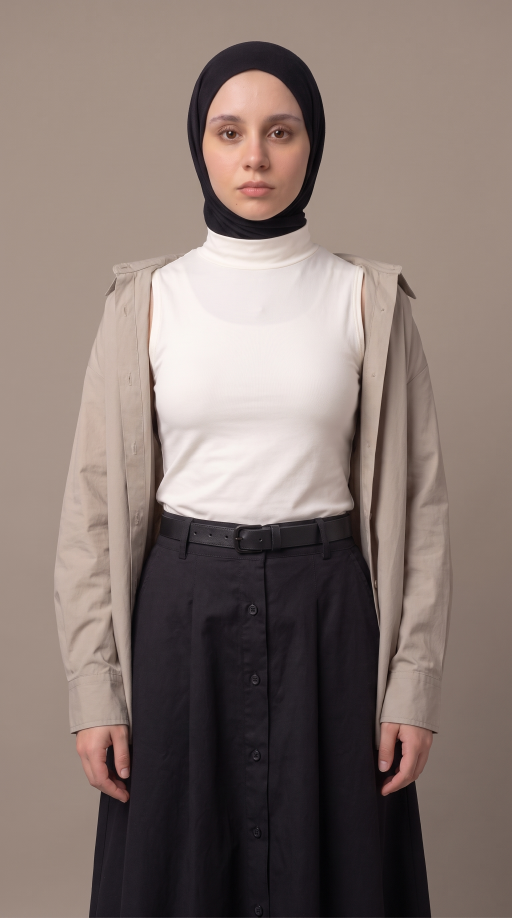
#> input picture tanktop-video/images/Woman_wearing_hijab_and_tank_2K_20260926114415.jpg, 1536 x 2752 px (shown at 1/3 size)
$ python build.py
#> lines starting #> are read from the running program, lines starting #| are printed output that depends on the picture; after the words box and inside, x2 and y2 are one past the last pixel; in counts of white or black regions, pixels touching at a corner belong together
"""Split-cut lookbook video: two pages (hijab model left, model A right),
each page cut at the waist, like the Pull&Bear Drop #5 reference.

Each page rolls through the looks: the next look's bottom half comes in,
then its top half follows and completes it. Cuts land every 4-5 frames and
alternate pages, so the order criss-crosses: left-bottom, right-top,
left-top, right-bottom, ...

The spread is 16:9 (1920x1080). The main output is that spread rotated
90 degrees counter-clockwise into a 9:16 (1080x1920) file, like the
reference; an upright copy is written for checking.

Usage: python3 build.py [seed]
"""
import os
import random
import subprocess
import sys

import numpy as np
from PIL import Image

HERE = os.path.dirname(os.path.abspath(__file__))
IMG = os.path.join(HERE, "images")
OUT = os.path.join(HERE, "out")

FPS = 30
FRAMES = 300  # 10 s
CUTS = 68  # 34 per page = 17 look changes each, so the video loops seamlessly
PAGE_W, PAGE_H = 960, 1080  # two pages side by side = 1920x1080 (16:9)
SEAM = 0.575  # waist position on the page (fraction of height)
HEAD_MARGIN = 32  # px between the top of the tallest head and the page top
TARGET_BG = np.array([154, 140, 128], float)  # #9A8C80
LOOKS = ["ivory", "chocolate", "sand", "black"]

# file, waistband y (source px), eye midpoint (x, y) in source px
MODELS = {
    "A": {
        "ivory": ("Woman_wearing_fashion_lookbook_o…_2K_20260926113040.jpg", 1556, (762.5, 364.5)),
        "chocolate": ("Keep_absolutely_everything_identical__the_2K_20260926113047.jpg", 1428, (765.0, 368.5)),
        "sand": ("Woman_posing_for_fashion_lookbook_2K_20260926113050.jpg", 1436, (766.5, 366.0)),
        "black": ("Woman_wearing_black_tank_top_2K_20260926113212.jpg", 1438, (760.0, 365.0)),
    },
    "B": {
        "ivory": ("Woman_wearing_hijab_and_tank_2K_20260926114415.jpg", 1562, (758.5, 400.5)),
        "chocolate": ("Woman_wearing_hijab_and_tank_2K_20260926114417.jpg", 1500, (760.5, 389.0)),
        "sand": ("Woman_wearing_hijab_and_cardigan_2K_20260926114420.jpg", 1588, (761.0, 401.5)),
        "black": ("Woman_wearing_fashion_lookbook_o…_2K_20260926114423.jpg", 1578, (760.0, 398.5)),
    },
}


def flatten_background(a):
    """Divide out the backdrop's vignette/exposure so every image sits on the
    same flat greige; fit a smooth surface to backdrop-only regions."""
    h, w, _ = a.shape
#> h = 2752; w = 1536
    ys, xs = np.mgrid[0:h:8, 0:w:8]
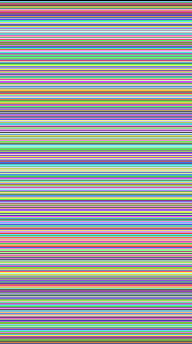
#> ys: shape (344, 192) int64; 344 distinct labels, from 0 to 2744; one colour per label, 0 black
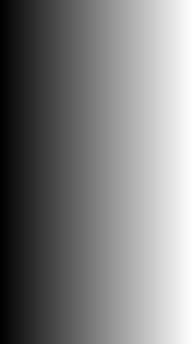
#> xs: shape (344, 192) int64; min 0, max 1528, mean 764; drawn with min black and max white
    sel = (xs < 190) | (xs > w - 190) | (ys < 60)
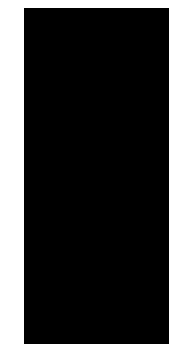
#> sel: shape (344, 192) bool; 26.2% white; 1 white region, box (x1, y1, x2, y2) and area: (0, 0, 192, 344) 17328
    ys, xs = ys[sel], xs[sel]
#> ys = 17328 values from 0 to 2744; xs = 17328 values, max 1528 at index 191, min 0 at index 0, mean 752.8
    samples = a[ys, xs]
    # drop outliers (subject pixels creeping into the bands)
    med = np.median(samples, 0)
#> med = [157, 139, 129]
    ok = np.sqrt(((samples - med) ** 2).sum(1)) < 40
    ys, xs, samples = ys[ok], xs[ok], samples[ok]
#> ys = 14411 values from 0 to 2744; xs = 14411 values, max 1528 at index 191, min 0 at index 0, mean 622.5

    def basis(y, x):
        y = y / h - 0.5
#> y = 14411 values from -0.5 to 0.497
        x = x / w - 0.5
#> x = 14411 values, max 0.495 at index 191, min -0.5 at index 0, mean -0.0947
        return np.stack([np.ones_like(x), x, y, x * x, y * y, x * y, y ** 3, x * x * y], -1)

    coef, *_ = np.linalg.lstsq(basis(ys, xs), samples, rcond=None)
#> coef = [[160.5, 142.7, 132.3], [-22.88, -22.62, -22.35], [-40.31, -39.51, -36.26], [-28.84, -28.15, -27.07], [-45.06, -45.36, -47.92], [-45.31, -44.24, -45.76], [89.16, 86, 73.25], [-28.69, -26.35, -26.51]]
    gy, gx = np.mgrid[0:h, 0:w].astype(float)
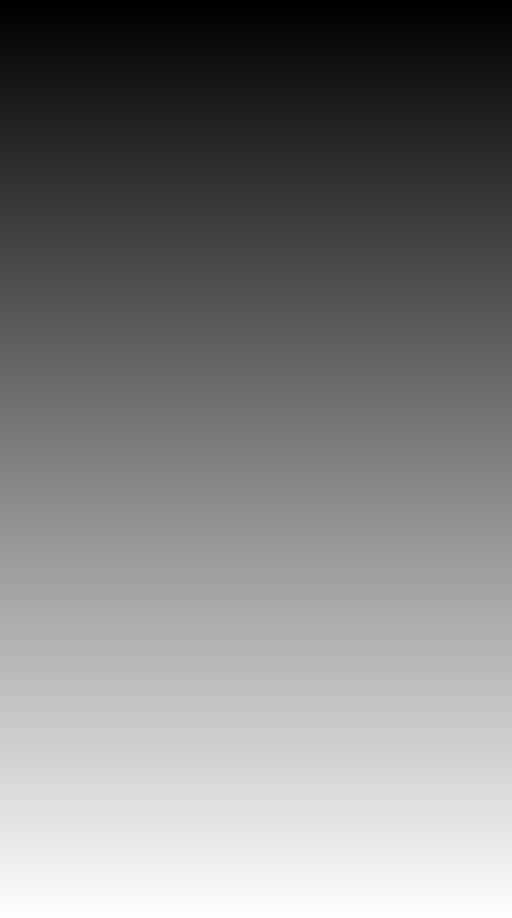
#> gy: shape (2752, 1536) float64 (shown at 1/3 size); min 0, max 2751, mean 1375.5; drawn with min black and max white
    field = basis(gy, gx) @ coef
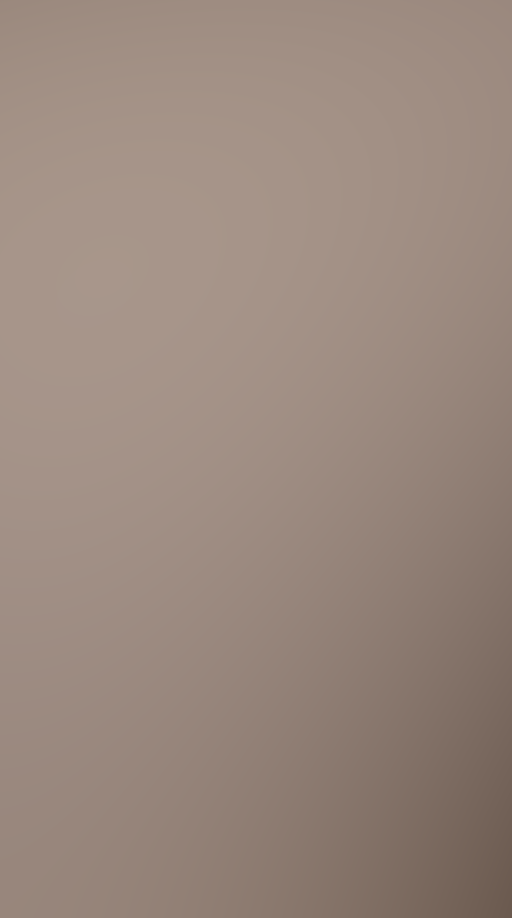
#> field: shape (2752, 1536, 3) float64 (shown at 1/3 size); mean of channels 0, 1, 2 154.3, 136.6, 126.1; drawn as R, G, B
    return np.clip(a * (TARGET_BG / field), 0, 255)
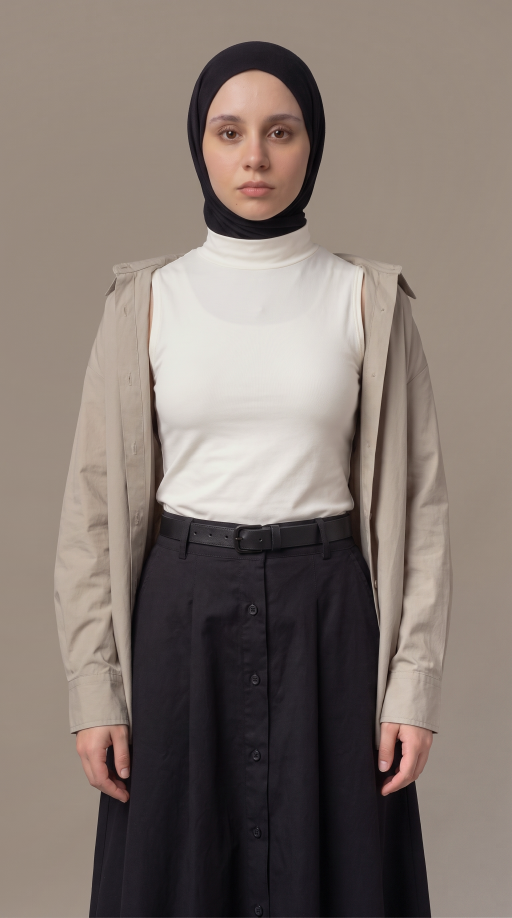
#> returned value: shape (2752, 1536, 3) float64 (shown at 1/3 size); mean of channels 0, 1, 2 131.7, 120, 113.2; drawn as R, G, B


# [19 lines left out: function crop_page, not called in this run]


def model_pages(model):
    """Pages for every look of one model, positioned separately for use as
    a top half and as a bottom half:
      - top halves are pinned by the eyes, so the head never moves;
      - bottom halves are pinned by the waistband, so the cut always lands
        on it and the legs never move.
    The eye-to-cut distance is the shortest torso among the looks, so no
    top half ever shows its trousers above the cut."""
    looks = MODELS[model]
    imgs, heads, fgs = {}, {}, {}
    for look, (fname, waist, (ex, ey)) in looks.items():
        a = flatten_background(np.asarray(Image.open(os.path.join(IMG, fname)).convert("RGB")).astype(float))
        fg = np.sqrt(((a - TARGET_BG) ** 2).sum(2)) > 30
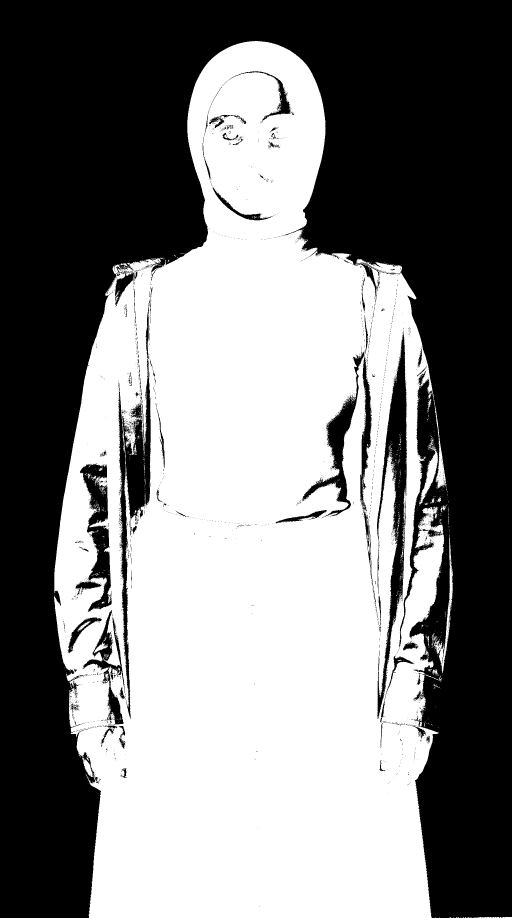
#> fg: shape (2752, 1536) bool (shown at 1/3 size); 50.1% white; 2459 black regions (2351 under 20 px), largest, box (x1, y1, x2, y2) and area: (0, 0, 1536, 2752) 1964266, (1131, 997, 1221, 2157) 33379, (367, 899, 452, 1558) 19797
        imgs[look], fgs[look] = a, fg
        heads[look] = ey - np.where(fg[:, 300:-300].mean(1) > 0.02)[0][0]  # head/hair top above the eyes

    seam_row = SEAM * PAGE_H
    torso = min(waist - ey for _, waist, (ex, ey) in looks.values())
    scale = (seam_row - HEAD_MARGIN) / (torso + max(heads.values()))  # page px per source px
    src_h = PAGE_H / scale

    def arms_mid(look, y):  # centre between the outer edges of the arms at row y
        cols = np.where(fgs[look][int(y) - 6:int(y) + 6].mean(0) > 0.5)[0]
        return (cols[0] + cols[-1]) / 2

    # body offset from the eyes, averaged, so arms line up across the cut
    arm_off = {look: arms_mid(look, ey + torso - 8) - ex for look, (_, _, (ex, ey)) in looks.items()}
    mean_off = sum(arm_off.values()) / len(arm_off)

    pages = {}
    for look, (_, waist, (ex, ey)) in looks.items():
        pages[(look, "top")] = crop_page(imgs[look], ey + torso - seam_row / scale, ex + mean_off / 2, src_h)
        pages[(look, "bot")] = crop_page(
            imgs[look], waist - seam_row / scale, arms_mid(look, waist + 8) - mean_off / 2, src_h)
    return pages


# [92 lines left out: functions book_shading, cut_frames, look_sequences, schedule, not called in this run]


def main():
    seed = int(sys.argv[1]) if len(sys.argv) > 1 else 7
    os.makedirs(OUT, exist_ok=True)
    pages = {}
    for p, m in (("L", "B"), ("R", "A")):
        for (look, half), page in model_pages(m).items():
            pages[(p, look, half)] = page
    shade = book_shading()
    seam_row = round(SEAM * PAGE_H)
    grain = np.random.default_rng(1).normal(0, 1.6, (PAGE_H, 2 * PAGE_W, 1))

    # [7 lines left out: function render, not called in this run]

    state, cuts = schedule(seed)
    start = {p: dict(s) for p, s in state.items()}
    rotated = os.path.join(OUT, "tanktop_splitcut_9x16.mp4")
    upright = os.path.join(OUT, "tanktop_splitcut_16x9_upright.mp4")
    enc = ["-c:v", "libx264", "-preset", "slow", "-crf", "15", "-pix_fmt", "yuv420p", "-movflags", "+faststart"]
    ff = subprocess.Popen(
        ["ffmpeg", "-y", "-v", "error", "-f", "rawvideo", "-pix_fmt", "rgb24",
         "-s", f"{2 * PAGE_W}x{PAGE_H}", "-r", str(FPS), "-i", "-",
         "-filter_complex", "[0]split[u][r0];[r0]transpose=2[r]",
         "-map", "[r]", *enc, rotated, "-map", "[u]", *enc, upright],
        stdin=subprocess.PIPE,
    )
    ci = 0
    img = render(state)
    for f in range(FRAMES):
        changed = False
        while ci < len(cuts) and cuts[ci][0] == f:
            _, p, half, look = cuts[ci]
            state[p][half] = look
            ci += 1
            changed = True
        if changed:
            img = render(state)
        ff.stdin.write(img.tobytes())
    ff.stdin.close()
    ff.wait()
    assert state == start, "loop does not close"
    for f, p, half, look in cuts:
        print(f"{f:3d}  {p}-{half:3s} -> {look}")
    print(f"{rotated}\n{upright}\n{len(cuts)} cuts")


if __name__ == "__main__":
#> (the run stopped early here; a loop or call above may not have finished)
